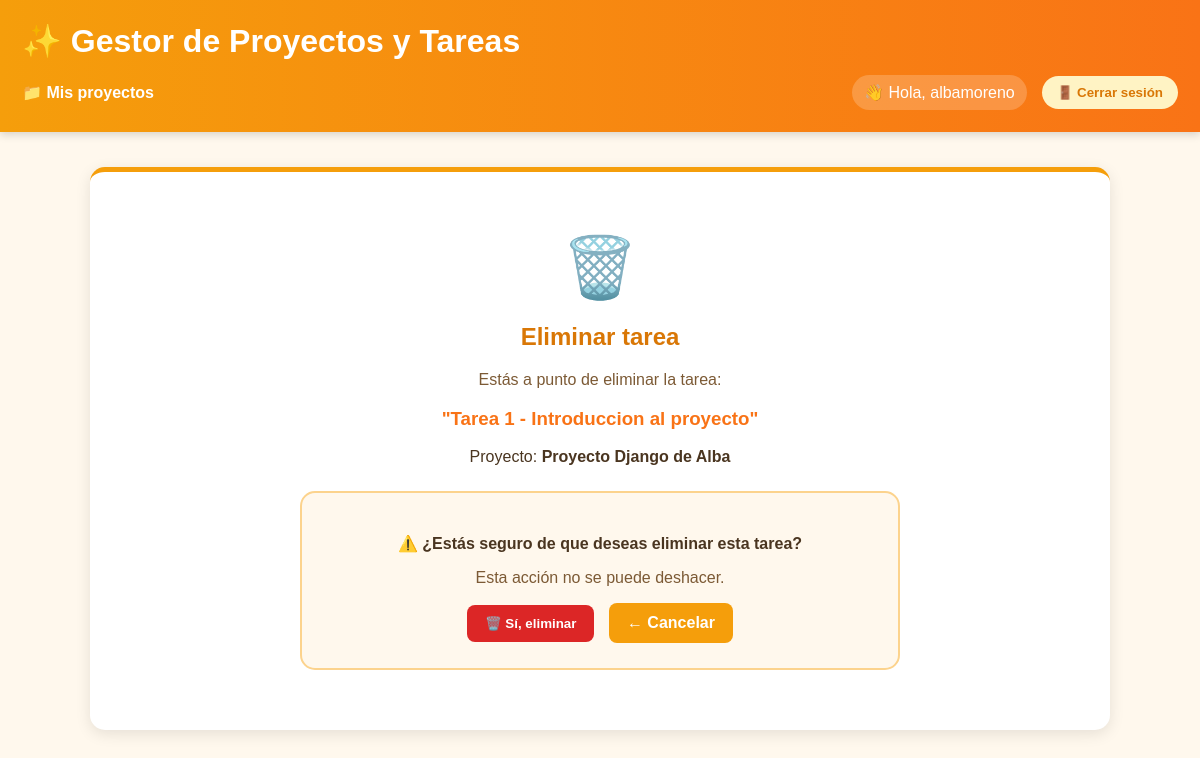
Screenshot of /tareas/5/eliminar/ (signed in) with the database file from the repository.
### tareas/models.py (models this page shows, shortened)
class Tarea(models.Model):
    proyecto = models.ForeignKey(
        Proyecto,
        on_delete=models.CASCADE,
        related_name='tareas'
    )
    titulo = models.CharField(max_length=100)
    descripcion = models.TextField(blank=True)
    completada = models.BooleanField(default=False)
    fecha_creacion = models.DateTimeField(auto_now_add=True)

class Proyecto(models.Model):
    nombre = models.CharField(max_length=100)
    descripcion = models.TextField(blank=True)
    usuario = models.ForeignKey(
        User,
        on_delete=models.CASCADE,
        related_name='proyectos'
    )
    fecha_creacion = models.DateTimeField(auto_now_add=True)

### tareas/views.py (the view)
# urls.py: path('tareas/<int:tarea_id>/eliminar/', views.eliminar_tarea, name='eliminar_tarea'),
@login_required
def eliminar_tarea(request, tarea_id):
    tarea = get_object_or_404(
        Tarea,
        id=tarea_id,
        proyecto__usuario=request.user
    )
    proyecto_id = tarea.proyecto.id
    if request.method == 'POST':
        tarea.delete()
        return redirect(
            'detalle_proyecto',
            proyecto_id=proyecto_id
        )
    return render(
        request,
        'tareas/confirmar_eliminar_tarea.html',
        {
            'tarea': tarea,
            'proyecto': tarea.proyecto
        }
    )

### tareas/templates/tareas/confirmar_eliminar_tarea.html (shortened to what this page needs)
{% extends 'tareas/base.html' %}
{% block content %}
<div style="max-width: 600px; margin: 30px auto;">
    <div style="text-align: center; margin-bottom: 25px;">
        <div style="font-size: 60px;">
            🗑️
        </div>
        <h2 style="color: #d97706;">
            Eliminar tarea
        </h2>
        <p style="color: #7c5a35;">
            Estás a punto de eliminar la tarea:
        </p>
        <h3 style="color: #f97316;">
            "{{ tarea.titulo }}"
        </h3>
        <p>
            Proyecto: <strong>{{ proyecto.nombre }}</strong>
        </p>
    </div>
    <div style="
        background-color: #fff8ed;
        padding: 25px;
        border-radius: 15px;
        border: 2px solid #fcd38d;
        text-align: center;
    ">
        <p style="font-weight: bold;">
            ⚠️ ¿Estás seguro de que deseas eliminar esta tarea?
        </p>
        <p style="color: #7c5a35;">
            Esta acción no se puede deshacer.
        </p>
        <form method="POST">
            <button
                type="submit"
                style="
                    background-color: #dc2626;
                    color: white;
                    border: none;
                    padding: 11px 18px;
                    border-radius: 8px;
                    cursor: pointer;
                    font-weight: bold;
                "
            >
                🗑️ Sí, eliminar
            </button>
            <a href="{% url 'detalle_proyecto' proyecto.id %}"
               style="
                   display: inline-block;
                   margin-left: 10px;
                   background-color: #f59e0b;
                   color: white;
                   padding: 11px 18px;
                   border-radius: 8px;
                   text-decoration: none;
                   font-weight: bold;
               ">
                ← Cancelar
            </a>
        </form>
    </div>
</div>
{% endblock %}

### tareas/templates/tareas/base.html (shortened to what this page needs)
<!DOCTYPE html>
<html lang="es">
<head>
</head>
<body>
<header>
    <h1>✨ Gestor de Proyectos y Tareas</h1>
    <nav>
        <a href="{% url 'lista_proyectos' %}">
            📁 Mis proyectos
        </a>
  {% if user.is_authenticated %}
    <span class="usuario">
        👋 Hola, {{ user.username }}
    </span>
    <form method="POST"
          action="{% url 'logout' %}"
          style="margin: 0;">
        <button type="submit"
                style="
                    background-color: #fff3c4;
                    color: #d97706;
                    border: none;
                    padding: 9px 15px;
                    border-radius: 20px;
                    cursor: pointer;
                    font-weight: bold;
                ">
            🚪 Cerrar sesión
        </button>
    </form>
{% endif %}
    </nav>
</header>
<main>
    {% block content %}
    {% endblock %}
</main>
</body>
</html>

### tareas/templates/tareas/base.html (style rules this page uses)
body { font-family: Arial, sans-serif; margin: 0; background-color: #fff8ed; color: #4a3520; }
header { background: linear-gradient(90deg, #f59e0b, #f97316); color: white; padding: 22px; box-shadow: 0 3px 8px rgba(0, 0, 0, 0.15); }
header h1 { margin: 0 0 15px 0; }
nav { display: flex; align-items: center; gap: 15px; }
nav a { color: white; text-decoration: none; font-weight: bold; }
main { width: 80%; max-width: 1000px; margin: 35px auto; background-color: white; padding: 30px; border-radius: 15px; box-shadow: 0 4px 15px rgba(0, 0, 0, 0.10); border-top: 5px solid #f59e0b; }
h2 { color: #d97706; }
.usuario { margin-left: auto; background-color: rgba(255, 255, 255, 0.20); padding: 8px 12px; border-radius: 20px; }

### rows the page displays
Tarea: titulo "Tarea 1 - Introduccion al proyecto"
Proyecto: nombre "Proyecto Django de Alba"

### other values shown
{{ user.username }} "albamoreno"
